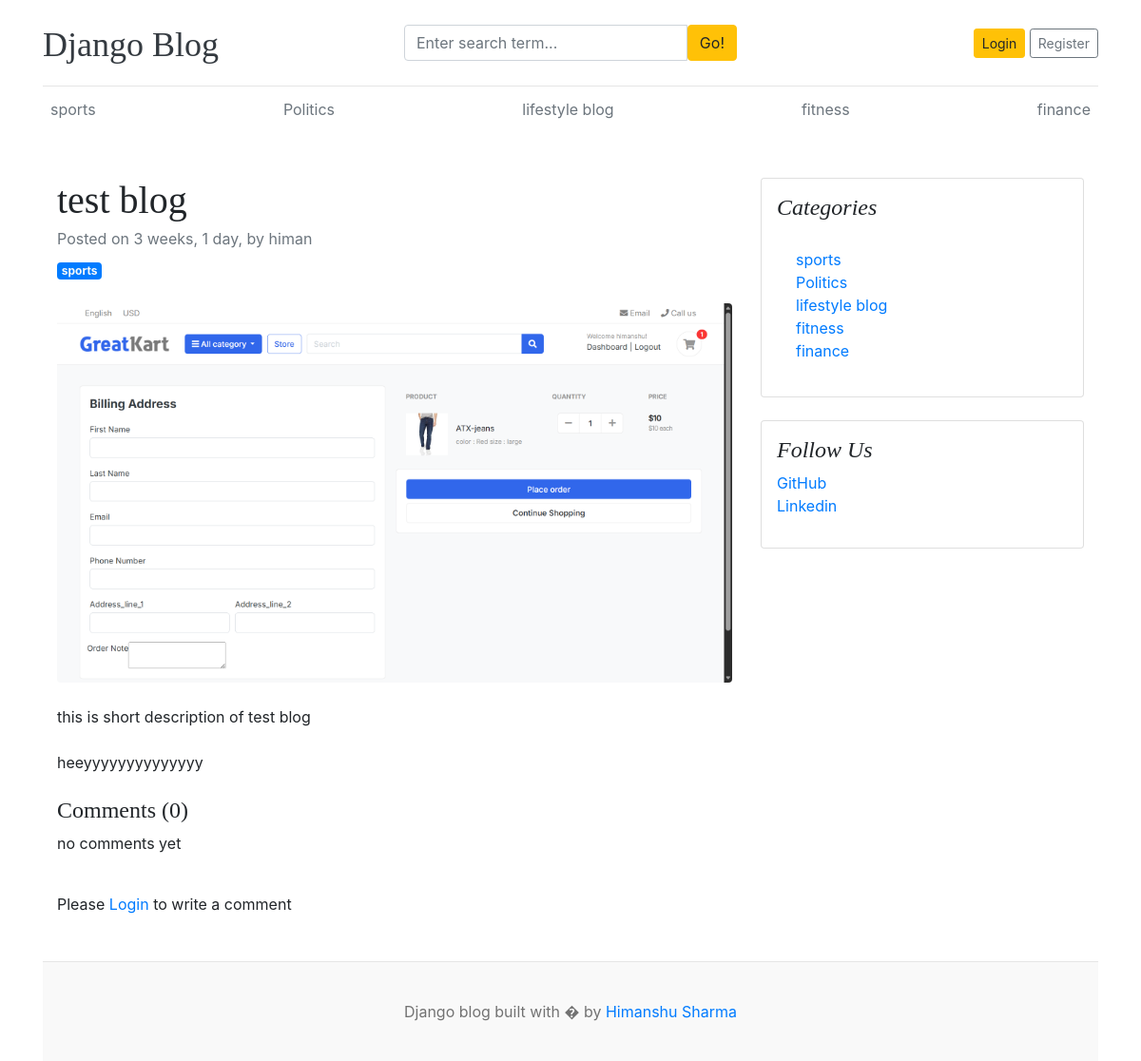
The app's page /blogs/test-blog/, older data.
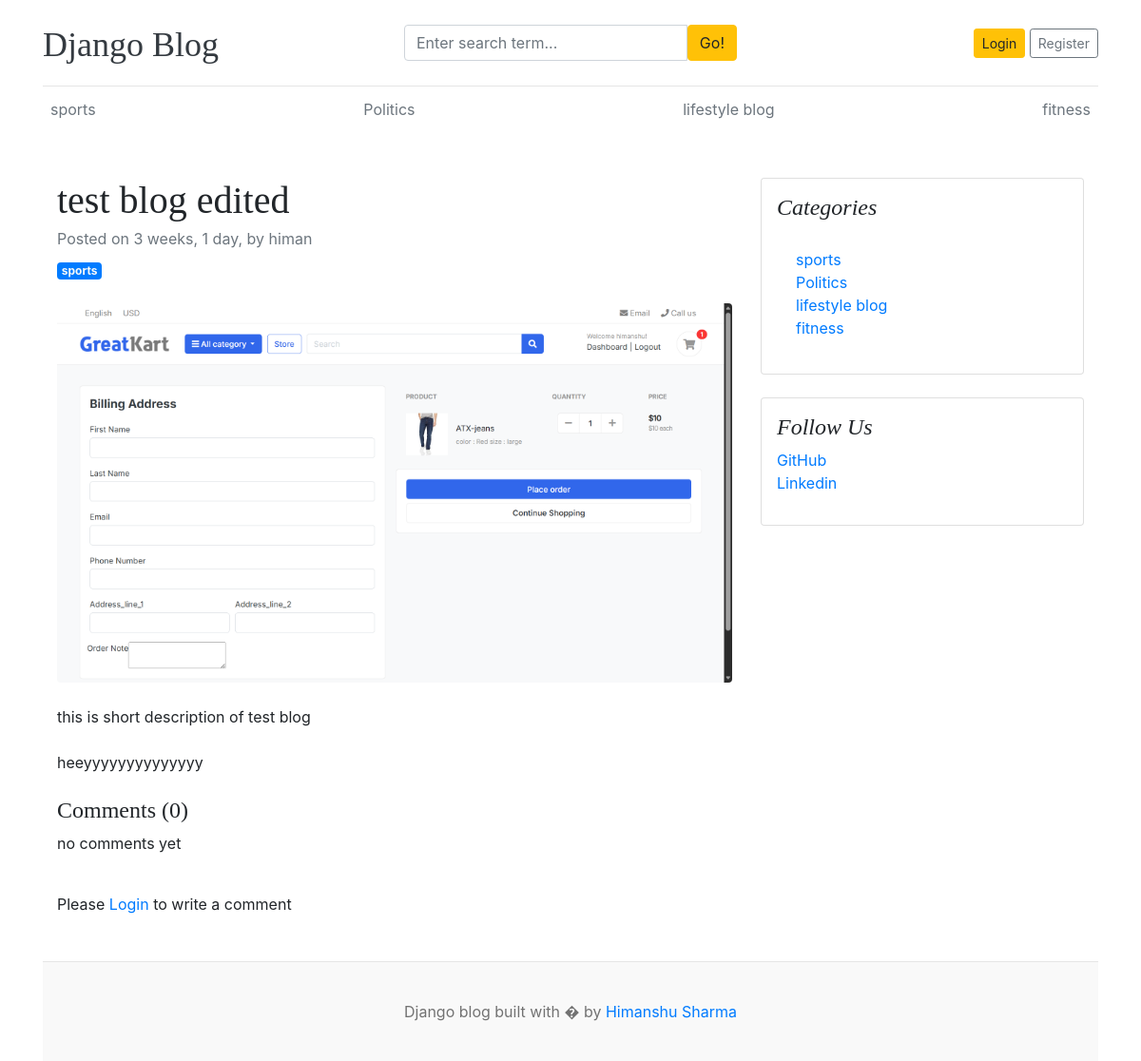
The same page, newer data.
### blogs/models.py (models this page shows, shortened)
class Category(models.Model):
    category_name = models.CharField(max_length=50, unique=True)
    created_at = models.DateTimeField(auto_now_add=True)
    updated_at = models.DateTimeField(auto_now=True)
    class Meta:
        verbose_name_plural = 'categories'
    def __str__(self):
        return self.category_name

class Blog(models.Model):
    title = models.CharField(max_length=100)
    slug = AutoSlugField(populate_from='title', unique=True, max_length=150)
    category = models.ForeignKey(Category, on_delete=models.CASCADE)
    author = models.ForeignKey(User, on_delete=models.CASCADE)
    featured_image = models.ImageField(upload_to='uploads/%Y/%m/%d')
    short_description = models.TextField(max_length=500)
    blog_body = models.TextField(max_length=2000)
    status = models.CharField(choices=STATUS_CHOICES, default = 'Draft')
    is_featured = models.BooleanField(default = False)
    created_at = models.DateTimeField(auto_now_add=True)
    updated_at = models.DateTimeField(auto_now=True)

### about/models.py (models this page shows, shortened)
class SocialLink(models.Model):
    platform = models.CharField(max_length=25)
    link = models.URLField(max_length=100)
    created_at = models.DateTimeField(auto_now_add=True)
    update_at = models.DateTimeField(auto_now=True)

### blogs/views.py (the view, shortened to what this page needs)
# urls.py: path('blogs/<slug:slug>/', BlogsView.blogs, name='blogs' ),
def blogs(request, slug):
    single_blog = get_object_or_404(Blog, slug=slug)
    comments = Comment.objects.filter(blog=single_blog)
    comment_count =comments.count()
    context = {
        'single_blog' : single_blog,
        'comments':comments,
        'comment_count':comment_count,
    }
    return render(request, 'blogs.html', context)

### blogs/context_processors.py (called while the page is built)
def get_categories(request):
    categories = Category.objects.all()
    return dict(categories=categories)

def get_social_link(request):
    social_link = SocialLink.objects.all()
    return dict(social_link = social_link )

### templates/blogs.html
{%extends 'base.html'%}
{% block content %}
<div class="container mt-5">
    <div class="row">
        <div class="col-lg-8">
            <article>
                <header class="mb-4">
                    <h1 class="fw-bolder mb-1">{{single_blog.title}}</h1>
                    <div class="text-muted fst-italic mb-2">Posted on {{single_blog.created_at | timesince}},  by {{single_blog.author}}</div>
                    <a class="badge bg-primary text-decoration-none text-light" href="#!">{{single_blog.category}}</a>
                </header>
                <figure class="mb-4"><img class="img-fluid rounded" src="{{single_blog.featured_image}}" alt="..." /></figure>
                <section class="mb-5">
                    <p class="fs-5 mb-4">{{single_blog.short_description}}</p>
                    <p class="fs-5 mb-4">{{single_blog.blog_body}}</p>
                    <h4>Comments ({{comment_count}}) </h4>
                    {% if comments %}
                        {% for comment in comments %}
                            <div class="card">
                                <div class='card-body'>
                                    <p class="card-text mb-0">{{comment}}</p>
                                    <span>
                                        <small>By {{comment.user}}</small>
                                        <small>| {{comment.created_at | timesince}} ago</small>
                                    </span>
                                </div>
                            </div>
                        {% endfor %}
                    {%else%}
                    <p>no comments yet</p>
                    {% endif %}
                    <br>
                    <div class="form-group">
                        {% if user.is_authenticated %}
                        <form action="" method='POST'>
                            {% csrf_token %}
                            <div class='form-group'>
                                <textarea name="comment" class='form-control' placeholder="Write your comment"></textarea>
                                <input type='submit' value="Submit" class='btn btn-primary mt-2'>
                            </div>
                        </form>
                        {% else %}
                        <p>Please <a href="{% url 'login'%}">Login</a> to write a comment</p>
                        {% endif %}
                    </div>
                    </section>
            </article>
        </div>
        <div class="col-lg-4">
            <div class="card mb-4 p-3">
                <h4 class="font-italic">Categories</h4>
                <div class="card-body">
                    <div class="row">
                        <div class="col-sm-6">
                            {% for cat in categories %}
                            <ul class="list-unstyled mb-0">
                                <li><a href="{% url 'posts_by_category' cat.id%}">{{cat}}</a></li>
                            {%endfor%}
                            </ul>
                        </div>
                    </div>
                </div>
            </div>
            {% if social_link %}
            <div class="card mb-4 p-3">
                <h4 class="font-italic">Follow Us</h4>
                <ol class="list-unstyled">
                    {% for link in social_link%}
                    <li><a href="{{link.link}}" target='_blank'>{{link.platform}}</a></li>
                    {% endfor %}
                </ol>
            </div>
            {% endif %}
        </div>
    </div>
</div>
{% endblock %}

### templates/base.html (shortened to what this page needs)
{% load static%}
<!DOCTYPE html>
<html lang="en">
<head>
    <link href="https://getbootstrap.com/docs/4.0/dist/css/bootstrap.min.css" rel="stylesheet">
    <link href="{% static 'css/blog.css'%}" rel="stylesheet">
    <link rel="stylesheet" href="https://cdnjs.cloudflare.com/ajax/libs/font-awesome/4.7.0/css/font-awesome.min.css">
  </head>
<body>
    <div class="container">
      <header class="blog-header py-3">
        <div class="row flex-nowrap justify-content-between align-items-center">
          <div class="col-4 pt-1">
            <a class="blog-header-logo text-dark" href="/">Django Blog</a>
          </div>
          <div class='col-4'>
            <form action="{% url 'search' %}" method ='GET'>
              <div class="input-group">
                  <input class="form-control" type="text" name='keyword' value="{{keyword}}" placeholder="Enter search term..." aria-label="Enter search term..." aria-describedby="button-search" />
                  <button type='submit' class="btn btn-warning" id="button-search" type="button">Go!</button>
              </div>
            </form>
          </div>
          <div class="col-4 d-flex justify-content-end align-items-center">
            {% if user.is_authenticated %}
              <span><a href="{% url 'dashboard:dashboard' %}">Dashboard</span>
              &emsp;
              <span><a href="{% url 'logout' %}"> Logout</span>
            {% else %}
              <a class="btn btn-sm btn-warning" href="{% url 'login'%}">Login</a> &nbsp;
              <a class="btn btn-sm btn-outline-secondary" href="{% url 'register' %}">Register</a>
            {% endif %}
          </div>
        </div>
      </header>
      <div class="nav-scroller py-1 mb-2">
        <nav class="nav d-flex justify-content-between">
          {% for category in categories %}
          <a class="p-2 text-muted" href="{% url 'posts_by_category' category.id %}">{{category.category_name}}</a>
          {% endfor %}
        </nav>
      </div>
{% block content %}
{% endblock%}
<footer class="blog-footer">
  <p>Django blog built with � by <a href="#">Himanshu Sharma</a></p>
</footer>
</body>
</html>

Row changes from the older to the newer data that the page shows:
removed Category: category_name "finance"
changed Blog "this is short description of test blog": title "test blog" → "test blog edited"
